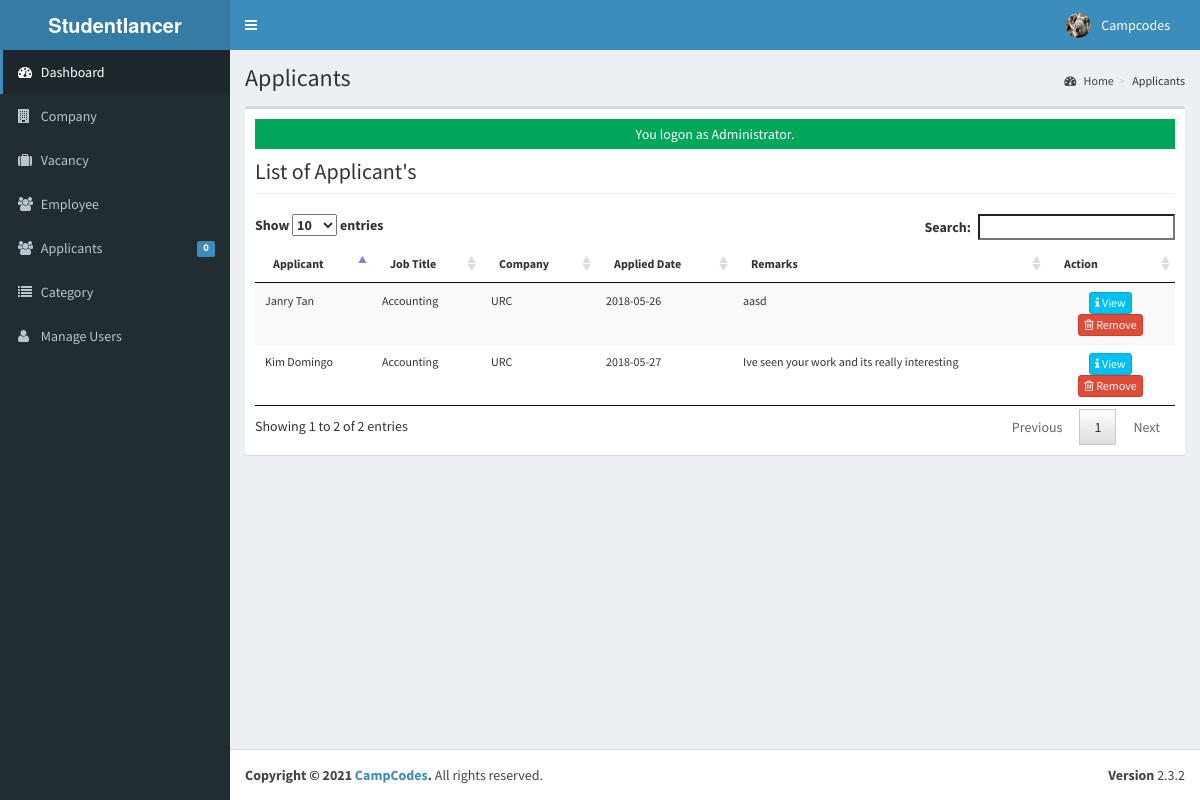
The page /admin/applicants/index.php (signed in) on the database as committed earlier.
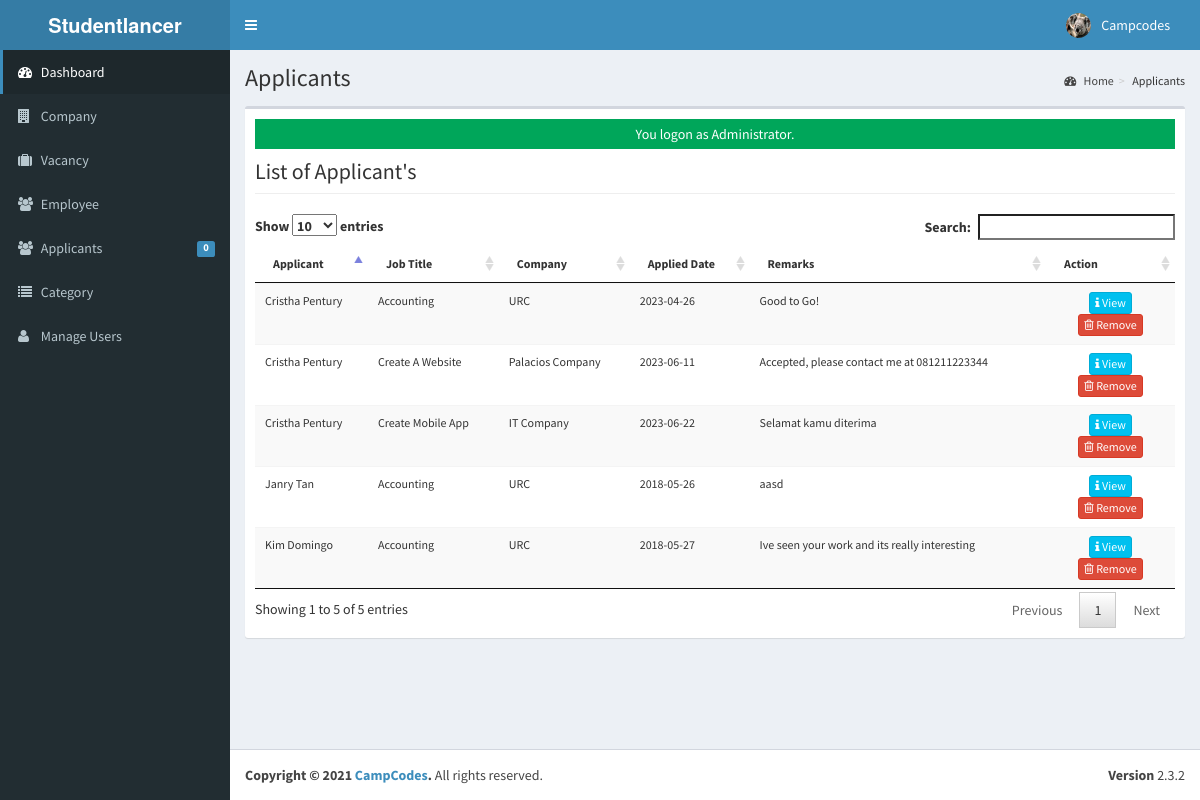
The same page on the database as committed later.
### tables this page shows
CREATE TABLE `tblusers` (
  `USERID` varchar(30) NOT NULL,
  `FULLNAME` varchar(40) NOT NULL,
  `USERNAME` varchar(90) NOT NULL,
  `PASS` varchar(90) NOT NULL,
  `ROLE` varchar(30) NOT NULL,
  `PICLOCATION` varchar(255) NOT NULL
);

CREATE TABLE `tbljobregistration` (
  `REGISTRATIONID` int(11) NOT NULL,
  `COMPANYID` int(11) NOT NULL,
  `JOBID` int(11) NOT NULL,
  `APPLICANTID` int(11) NOT NULL,
  `APPLICANT` varchar(90) NOT NULL,
  `REGISTRATIONDATE` date NOT NULL,
  `REMARKS` varchar(255) NOT NULL DEFAULT 'Pending',
  `FILEID` varchar(30) DEFAULT NULL,
  `PENDINGAPPLICATION` tinyint(1) NOT NULL DEFAULT 1,
  `HVIEW` tinyint(1) NOT NULL DEFAULT 1,
  `DATETIMEAPPROVED` datetime NOT NULL
);

CREATE TABLE `tbljob` (
  `JOBID` int(11) NOT NULL,
  `COMPANYID` int(11) NOT NULL,
  `CATEGORY` varchar(250) NOT NULL,
  `OCCUPATIONTITLE` varchar(90) NOT NULL,
  `REQ_NO_EMPLOYEES` int(11) NOT NULL,
  `SALARIES` double NOT NULL,
  `DURATION_EMPLOYEMENT` varchar(90) NOT NULL,
  `QUALIFICATION_WORKEXPERIENCE` text NOT NULL,
  `JOBDESCRIPTION` text NOT NULL,
  `PREFEREDSEX` varchar(30) NOT NULL,
  `SECTOR_VACANCY` text NOT NULL,
  `JOBSTATUS` varchar(90) NOT NULL,
  `DATEPOSTED` datetime NOT NULL
);

CREATE TABLE `tblcompany` (
  `COMPANYID` int(11) NOT NULL,
  `COMPANYNAME` varchar(90) NOT NULL,
  `COMPANYADDRESS` varchar(90) NOT NULL,
  `COMPANYCONTACTNO` varchar(30) NOT NULL,
  `COMPANYSTATUS` varchar(90) NOT NULL,
  `COMPANYMISSION` text NOT NULL
);

### admin/applicants/index.php (called while the page is built, shortened)
<?php
require_once("../../include/initialize.php");
 $title="Applicants";
require_once ("../theme/templates.php");
?>

### include/database.php (called while the page is built, shortened)
<?php
class Database {
	var $sql_string = '';
	private $conn;
	public function open_connection() {
		$this->conn = mysqli_connect(server,user,pass);
		if(!$this->conn){
			echo "Problem in database connection! Contact administrator!";
			exit();
		}else{
			$db_select = mysqli_select_db($this->conn,database_name);
		}
	}
	function setQuery($sql='') {
		$this->sql_string=$sql;
	}
	function executeQuery() {
		$result = mysqli_query($this->conn,$this->sql_string);
		return $result;
	}
	private function confirm_query($result) {
		return $result;
	}
	function loadResultList( $key='' ) {
		$cur = $this->executeQuery();
		$array = array();
		while ($row = mysqli_fetch_object($cur)) {
			if ($key) {
				$array[$row->$key] = $row;
			} else {
				$array[] = $row;
			}
		}
		return $array;
	}
	function loadSingleResult() {
		$cur = $this->executeQuery();
		while ($row = mysqli_fetch_object($cur)) {
		return $data = $row;
		}
	}
}
$mydb = new Database();

### include/accounts.php (called while the page is built, shortened)
<?php
require_once(LIB_PATH.DS.'database.php');
class User {
	protected static  $tblname = "tblusers";
	function single_user($id=""){
			global $mydb;
			$mydb->setQuery("SELECT * FROM ".self::$tblname."
				Where USERID= '{$id}' LIMIT 1");
			$cur = $mydb->loadSingleResult();
			return $cur;
	}
}

### include/function.php (called while the page is built, shortened)
<?php
function currentpage(){
		$this_page = $_SERVER['SCRIPT_NAME'];
	    $bits = explode('/',$this_page);
		 return $bits[3];
	}
		?>

### admin/applicants/list.php (the view, shortened to what this page needs)
<div class="row">
   <div class="col-lg-12">
           <h1 class="page-header">List of Applicant's   </h1>
      		</div>
  		 </div>
					<form class="wow fadeInDownaction" action="controller.php?action=delete" Method="POST">
						<table id="dash-table" class="table table-striped  table-hover table-responsive" style="font-size:12px" cellspacing="0">
						  <thead>
						  	<tr>
								<th>Applicant</th>
								<th>Job Title</th>
								<th>Company</th>
								<th>Applied Date</th>
								<th>Remarks</th>
								<th width="14%" >Action</th>
						  	</tr>
						  </thead>
						  <tbody>
						  	<?php
						  		$mydb->setQuery("SELECT * FROM `tblcompany` c  , `tbljobregistration` j, `tbljob` j2, `tblapplicants` a WHERE c.`COMPANYID`=j.`COMPANYID` AND  j.`JOBID`=j2.`JOBID` AND j.`APPLICANTID`=a.`APPLICANTID` ");
						  		$cur = $mydb->loadResultList();
								foreach ($cur as $result) {
						  		echo '<tr>';
						  		echo '<td>'. $result->APPLICANT.'</td>';
						  		echo '<td>' . $result->OCCUPATIONTITLE.'</a></td>';
						  		echo '<td>' . $result->COMPANYNAME.'</a></td>';
						  		echo '<td>'. $result->REGISTRATIONDATE.'</td>';
						  		echo '<td>'. $result->REMARKS.'</td>';
				  				echo '<td align="center" >
				  		             <a title="View" href="index.php?view=view&id='.$result->REGISTRATIONID.'"  class="btn btn-info btn-xs  ">
				  		             <span class="fa fa-info fw-fa"></span> View</a>
				  		             <a title="Remove" href="index.php?view=delete&id='.$result->REGISTRATIONID.'"  class="btn btn-danger btn-xs  ">
				  		             <span class="fa fa-trash-o fw-fa"></span> Remove</a>
				  					 </td>';
						  		echo '</tr>';
						  	}
						  	?>
						  </tbody>
						</table>
						</form>

### admin/theme/templates.php (shortened to what this page needs)
<!DOCTYPE html>
<html>
<head>
  <link rel="stylesheet" href="<?php echo web_root; ?>bootstrap/css/bootstrap.min.css">
  <link rel="stylesheet" href="<?php echo web_root; ?>plugins/font-awesome/css/font-awesome.min.css">
  <link rel="stylesheet" href="<?php echo web_root; ?>dist/css/AdminLTE.min.css">
  <link rel="stylesheet" href="<?php echo web_root; ?>dist/css/skins/_all-skins.min.css">
  <link rel="stylesheet" href="<?php echo web_root; ?>plugins/iCheck/flat/blue.css">
  <link rel="stylesheet" href="<?php echo web_root; ?>plugins/morris/morris.css">
  <link rel="stylesheet" href="<?php echo web_root; ?>plugins/jvectormap/jquery-jvectormap-1.2.2.css">
  <link href="<?php echo web_root; ?>plugins/datepicker/bootstrap-datetimepicker.min.css" rel="stylesheet" media="screen">
  <link rel="stylesheet" href="<?php echo web_root; ?>plugins/dataTables/jquery.dataTables.min.css">
  <link rel="stylesheet" href="<?php echo web_root; ?>plugins/bootstrap-wysihtml5/bootstrap3-wysihtml5.min.css">
</head>
<body class="hold-transition skin-blue fixed sidebar-mini">
  <div class="wrapper">
    <header class="main-header">
      <a href="<?php echo web_root; ?>/admin/" class="logo">
        <span class="logo-lg"><b>Studentlancer</b></span>
      </a>
      <nav class="navbar navbar-static-top" role="navigation">
        <a href="#" class="sidebar-toggle" data-toggle="offcanvas" role="button">
        </a>
        <div class="navbar-custom-menu">
          <ul class="nav navbar-nav">
            <?php
            $user = new User();
            $singleuser = $user->single_user($_SESSION['ADMIN_USERID']);
            ?>
            <li class="dropdown user user-menu" style="padding-right: 15px;">
              <a href="#" class="dropdown-toggle" data-toggle="dropdown">
                <img src="<?php echo web_root . 'admin/user/' . $singleuser->PICLOCATION; ?>" class="user-image" alt="User Image">
                <span class="hidden-xs"><?php echo $singleuser->FULLNAME; ?></span>
              </a>
            </li>
          </ul>
        </div>
      </nav>
    </header>
    <aside class="main-sidebar">
      <section class="sidebar">
        <ul class="sidebar-menu">
          <li class="<?php echo (currentpage() == 'index.php') ? "active" : false; ?>">
            <a href="<?php echo web_root; ?>admin/">
              <i class="fa fa-dashboard"></i> <span>Dashboard</span>
            </a>
          </li>
          <li class="<?php echo (currentpage() == 'company') ? "active" : false; ?>">
            <a href="<?php echo web_root; ?>admin/company/">
              <i class="fa fa-building"></i> <span>Company</span>
            </a>
          </li>
          <li class="<?php echo (currentpage() == 'vacancy') ? "active" : false; ?>">
            <a href="<?php echo web_root; ?>admin/vacancy/">
              <i class="fa fa-suitcase"></i> <span>Vacancy</span>
            </a>
          </li>
          <li class="<?php echo (currentpage() == 'employee') ? "active" : false; ?>">
            <a href="<?php echo web_root; ?>admin/employee/">
              <i class="fa fa-users"></i> <span>Employee</span>
            </a>
          </li>
          <li class="<?php echo (currentpage() == 'applicants') ? "active" : false; ?>">
            <a href="<?php echo web_root; ?>admin/applicants/">
              <i class="fa fa-users"></i> <span>Applicants</span>
              <span class="label label-primary pull-right">
                <?php
                $sql = "SELECT count(*) as 'APPL' FROM `tbljobregistration` WHERE `PENDINGAPPLICATION`=1";
                $mydb->setQuery($sql);
                $pending = $mydb->loadSingleResult();
                echo $pending->APPL;
                ?>
              </span>
            </a>
          </li>
          <li class="<?php echo (currentpage() == 'category') ? "active" : false; ?>">
            <a href="<?php echo web_root; ?>admin/category/">
              <i class="fa fa-list"></i> <span>Category</span>
            </a>
          </li>
          <li class="<?php echo (currentpage() == 'user') ? "active" : false; ?>">
            <a href="<?php echo web_root; ?>admin/user/">
              <i class="fa fa-user"></i> <span>Manage Users</span> </a>
          </li>
        </ul>
      </section>
    </aside>
    <div class="content-wrapper">
      <section class="content-header">
        <h1>
          <?php echo isset($title) ? $title : ''; ?>
        </h1>
        <ol class="breadcrumb">
          <?php
          if ($title != 'Home') {
            $active_title = '';
            if (isset($_GET['view'])) {
              $active_title = '<li class=' . $active_title . '><a href="index.php">' . $title . '</a></li>';
            } else {
              $active_title = '<li class=' . $active_title . '>' . $title . '</li>';
            }
            echo '<li><a href=' . web_root . 'admin/><i class="fa fa-dashboard"></i> Home</a></li>';
            echo  $active_title;
          }
          ?>
        </ol>
      </section>
      <section class="content">
        <div class="row">
          <div class="col-xs-12">
            <div class="box">
              <div class="box-body">
                <?php
                check_message();
                require_once $content;
                ?>
              </div>
            </div>
          </div>
        </div>
      </section>
    </div>
    <footer class="main-footer">
      <div class="pull-right hidden-xs">
        <b>Version</b> 2.3.2
      </div>
      <strong>Copyright &copy; 2021 <a href="#">CampCodes</a>.</strong> All rights
      reserved.
    </footer>
</body>
</html>

### include/session.php (shortened to what this page needs)
		<?php
	function check_message(){
		if(isset($_SESSION['message'])){
			if(isset($_SESSION['msgtype'])){
				if ($_SESSION['msgtype']=="info"){
	 				echo  '<div class="alert-info" style="height:30px;text-align:center;padding:5px">'. $_SESSION['message'] . '</div>';
				}elseif($_SESSION['msgtype']=="error"){
					echo  '<div class="alert alert-danger" style="height:30px;text-align:center;padding:5px">' . $_SESSION['message'] . '</div>';
				}elseif($_SESSION['msgtype']=="success"){
					echo  '<div class="alert-success" style="height:30px;text-align:center;padding:5px">' . $_SESSION['message'] . '</div>';
				}
	   		}
		}
	}
?>

Rows that differ between the two databases and show on the page:
added tbljobregistration: APPLICANT "Cristha Pentury", JOBID.OCCUPATIONTITLE "Accounting", COMPANYID.COMPANYNAME "URC", REGISTRATIONDATE "2023-04-26", REMARKS "Good to Go!"
added tbljobregistration: APPLICANT "Cristha Pentury", JOBID.OCCUPATIONTITLE "Create A Website", COMPANYID.COMPANYNAME "Palacios Company", REGISTRATIONDATE "2023-06-11", REMARKS "Accepted, please contact me at 081211223344"
added tbljobregistration: APPLICANT "Cristha Pentury", JOBID.OCCUPATIONTITLE "Create Mobile App", COMPANYID.COMPANYNAME "IT Company", REGISTRATIONDATE "2023-06-22", REMARKS "Selamat kamu diterima"
Other text that changed with them:
text written by a page script: "Show entries Search: Showing 1 to 2 of 2 entries Previous 1 Next" → "Show entries Search: Showing 1 to 5 of 5 entries Previous 1 Next"
